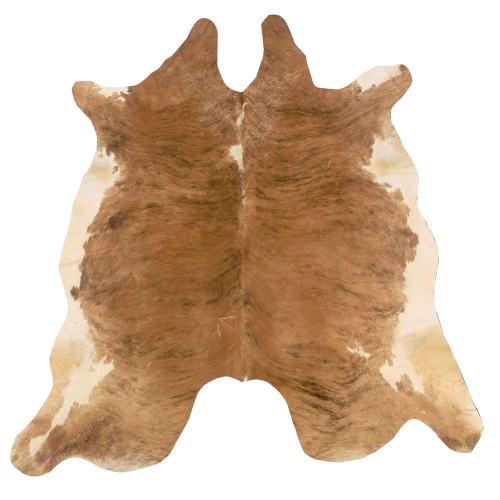
#> input picture ColorIdentification/brownskin.jpg, 1000 x 1000 px (shown at 1/2 size)
$ python findcolors.py
#> lines starting #> are read from the running program, lines starting #| are printed output that depends on the picture
from sklearn.cluster import KMeans
import matplotlib.pyplot as plt
import cv2
import numpy as np
from collections import Counter
from skimage.color import rgb2lab, deltaE_cie76
import os

originalImage = cv2.imread('brownskin.jpg',1)
#> originalImage is the input picture: shape (1000, 1000, 3); mean B, G, R 163.6, 185.9, 210.6

print(originalImage.shape)
#| (1000, 1000, 3)
print(type(originalImage))
#| <class 'numpy.ndarray'>
plt.imshow(originalImage)

converted_img = cv2.cvtColor(originalImage, cv2.COLOR_BGR2RGB)
plt.imshow(converted_img)

def RGB2HEX(color):
        return "#{:02x}{:02x}{:02x}".format(int(color[0]), int(color[1]), int(color[2]))


def get_image(image_path):
    image = cv2.imread(image_path)
    image = cv2.cvtColor(image, cv2.COLOR_BGR2RGB)
    return image

def get_colors(image, number_of_colors, show_chart):
#> called with number_of_colors = 15, show_chart = True
    modified_image = cv2.resize(image, (600, 400), interpolation = cv2.INTER_AREA)
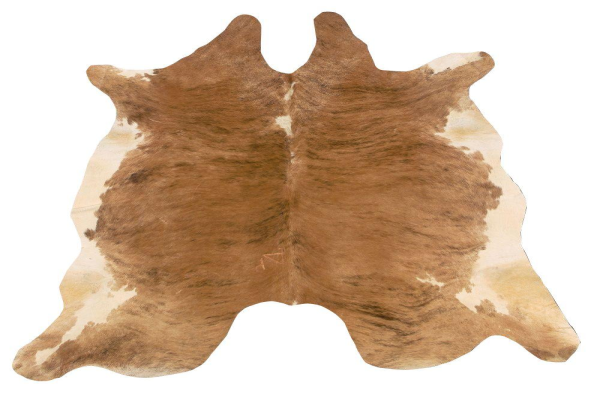
#> modified_image: shape (400, 600, 3); mean R, G, B 210.6, 185.9, 163.6
    modified_image = modified_image.reshape(modified_image.shape[0]*modified_image.shape[1], 3)

    clf = KMeans(n_clusters = number_of_colors)
    labels = clf.fit_predict(modified_image)

    counts = Counter(labels)
#> counts = 15 items

    center_colors = clf.cluster_centers_
    # We get ordered colors by iterating through the keys
    ordered_colors = [center_colors[i]/255 for i in counts.keys()]
#> ordered_colors = 15 items, first 6: [0.999, 0.999, 0.999], [0.947, 0.876, 0.791], [0.915, 0.824, 0.704], [0.682, 0.49, 0.329], [0.531, 0.342, 0.17], [0.602, 0.403, 0.241]
    hex_colors = [RGB2HEX(ordered_colors[i]*255) for i in counts.keys()]
#> hex_colors = ['#f1dfc9', '#925f34', '#e9d2b3', '#d3b189', '#87572b', '#e3c499', '#c19267', '#cba074', '#ad7c54', '#a5744c', '#fefefe', '#764b20', '#99663d', '#a16d42', '#b7875c']
    rgb_colors = [ordered_colors[i]*255 for i in counts.keys()]
#> rgb_colors = 15 items, first 6: [241.6, 223.4, 201.7], [146.7, 95.63, 52.08], [233.3, 210.2, 179.6], [211.2, 177.6, 137.8], [135.3, 87.3, 43.26], [227.5, 196.7, 153.3]

    if (show_chart):
        plt.figure(figsize = (8, 6))
        plt.pie(counts.values(), labels = hex_colors, colors = ordered_colors)

    return rgb_colors


get_colors(get_image("brownskin.jpg"), 15, True)
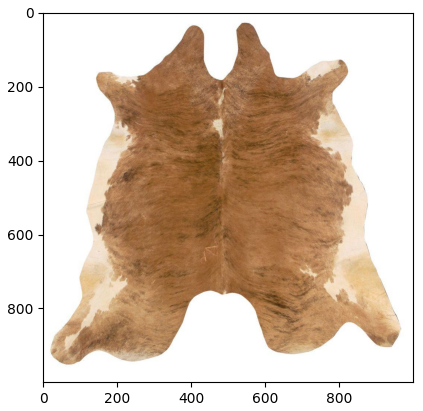
#> figure drawn by matplotlib, 1 panel; B, G, R data is drawn as R, G, B
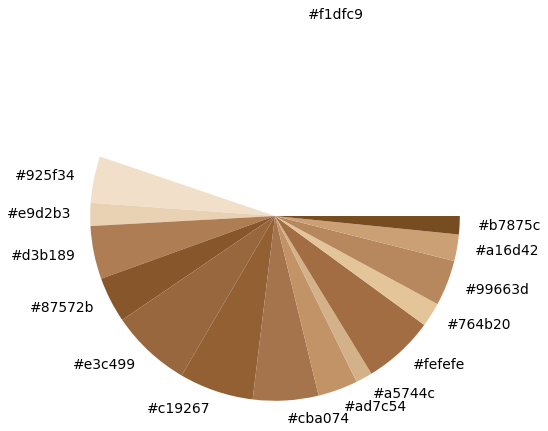
#> figure drawn by matplotlib, 1 panel

$ run again, with ColorIdentification/camel brown.jpg copied over ColorIdentification/brownskin.jpg
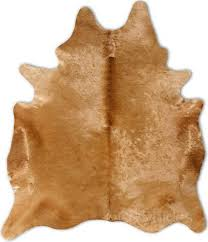
#> input picture ColorIdentification/camel brown.jpg, 208 x 242 px
#> originalImage is the input picture: shape (242, 208, 3); mean B, G, R 131.2, 167.5, 203.5
#| (242, 208, 3)
#| <class 'numpy.ndarray'>
#> in get_colors, `modified_image = cv2.resize(image, (600, 400), interpolation = cv2.INT..`:
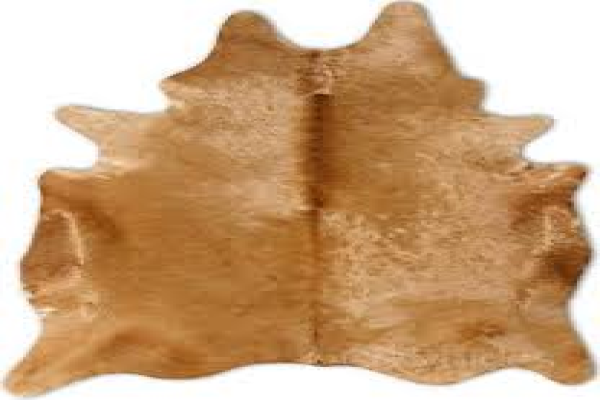
#> modified_image: shape (400, 600, 3); mean R, G, B 203.4, 167.5, 131.1
#> counts = 15 items
#> ordered_colors = 15 items, first 6: [0.996, 0.997, 0.996], [0.957, 0.924, 0.887], [0.879, 0.819, 0.754], [0.811, 0.713, 0.606], [0.789, 0.615, 0.438], [0.838, 0.665, 0.488]
#> hex_colors = ['#f3ebe2', '#a6692d', '#ba8957', '#c99c6f', '#d5a97c', '#945821', '#9d6a38', '#e0d0c0', '#ceb59a', '#c59360', '#ae7337', '#b68047', '#7b4011', '#aa7845', '#fdfefd']
#> rgb_colors = 15 items, first 6: [243.9, 235.7, 226.2], [166.5, 105.7, 45.38], [186.1, 137.4, 87.37], [201.1, 156.8, 111.8], [213.6, 169.7, 124.5], [148.2, 88.11, 33.75]
#> `get_colors(get_image("brownskin.jpg"), 15, True)`:
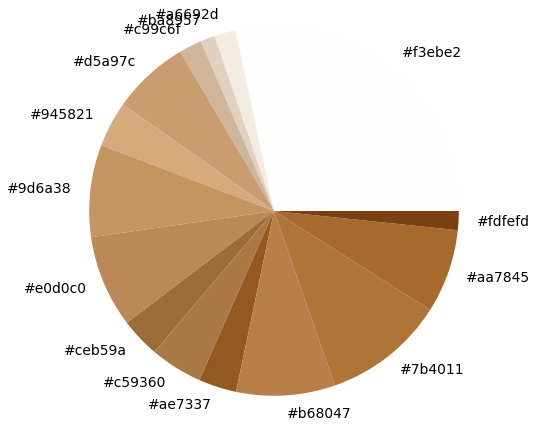
#> figure drawn by matplotlib, 1 panel
